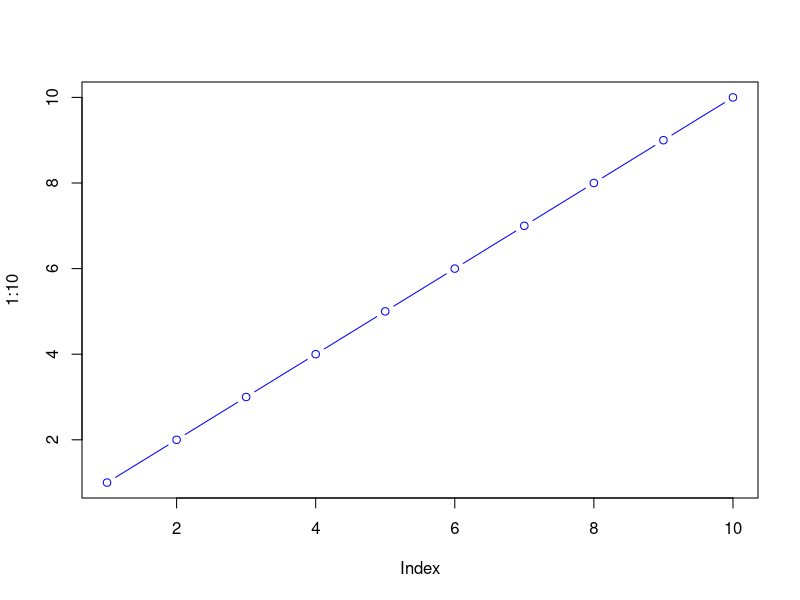

Write the R code that produced this figure.
## ---- chunk 1
add <- function (x) {
  x + 1 
  
}
## ---- chunk 2
add(100)
## ---- chunk 3
add (c(100,200,300))
## ---- chunk 4
add <- function (x, y=1) {
  x + y
  
}
## ---- chunk 5
add(100, 10)
## ---- chunk 6
add(100,)
## ---- chunk 7
plot (1:10, col="blue", typ="b")
## ---- chunk 8
log(10, base=10)
## ---- chunk 9
#add(x=100, y=200, z=300)
## ---- chunk 10
sample(1:10, size=4)
## ---- chunk 11
sample(1:10, size=12, replace=TRUE)
## ---- chunk 12
bases <- c("A","G","C","T")
DNAseq <- sample(bases, size=12, replace=T)
  paste(DNAseq, collapse="")
## ---- chunk 13
generate_dna <- function(x=100) {
  bases <- c("A","G","C","T")
  DNAseq <- sample(bases, size=x, replace=T)
  ans <- paste(DNAseq, collapse="")
  return(ans) 
}
## ---- chunk 14
generate_dna(200)
## ---- chunk 15
x<- c("H", "E", "L", "L", "O")
paste(x, collapse="hello")
## ---- chunk 16
generate_dna <- function(x=100, fasta=T) {
  bases <- c("A","G","C","T")
  DNAseq <- sample(bases, size=x, replace=T)
  
  if(fasta) {
    DNAseq <- paste(DNAseq, collapse="")
      cat("Bye")
  } else {
      cat("Hello")
    }
return(DNAseq)
}
## ---- chunk 17
generate_dna(5, fasta=F)
## ---- chunk 18
generate_protein <- function(x=6) {
  aminoacids <- c("A", "R", "N", "D", "C", "Q", "E", "G", "H", "I", "L", "K", "M", "F", "P", "S", "T", "W", "Y", "V")
  

  protein <- sample(aminoacids, size = x, replace = T)
  protein <- paste(protein, collapse="")
  return(protein)
}
## ---- chunk 19

generate_protein <- function(x=6) {
  aminoacids <- c("A", "R", "N", "D", "C", "Q", "E", "G", "H", "I", "L", "K", "M", "F", "P", "S", "T", "W", "Y", "V")
  length <- sample(6:12,size = 1, replace=T)

  protein <- sample(aminoacids, size = length, replace = T)
  protein <- paste(protein, collapse="")
  
  return(protein)
}
## ---- chunk 20
generate_protein()
## ---- chunk 21
generate_protein(6)
generate_protein(7)
generate_protein(8)
generate_protein(9)
generate_protein(10)
generate_protein(11)
generate_protein(12)
## ---- chunk 22
for (i in 6:12) {
  cat(">", sep="", i, "\n")
  
  cat(generate_protein(i), "\n" )
}
